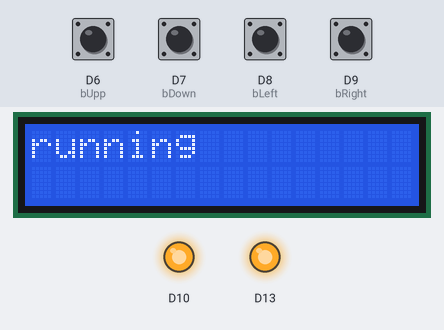
A sketch run on a simulated Arduino MKR. On the bench: 16×2 character LCD, output pins drawn as LEDs (lit = HIGH). The inputs (shaded band) are chosen by the test bench; at power-on: D6 (bUpp), D7 (bDown), D8 (bLeft), D9 (bRight) LOW. WiFi joins after 1.5 s; servers stay silent unless stated; uploads are accepted with an empty reply; what the sketch prints to the serial monitor is not drawn.

Above: at 2.7 s.
2.8 s: D6 (bUpp) pulled HIGH for 1 s
At 4.9 s:
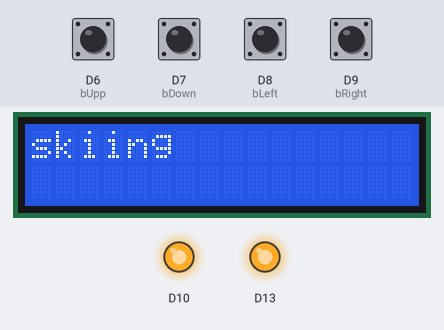
5.3 s: D9 (bRight) pulled HIGH for 1 s
At 6.8 s:
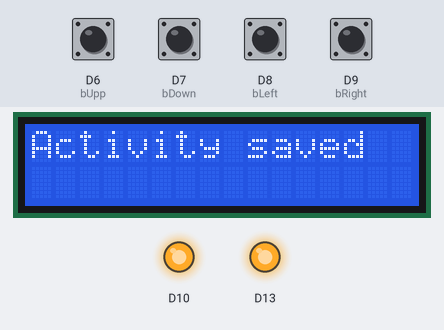
9.3 s: D6 (bUpp) pulled HIGH for 0.15 s
At 10.5 s:
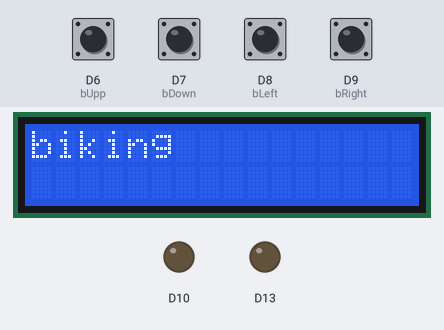
10.9 s: D9 (bRight) pulled HIGH for 0.15 s
At 11.5 s:
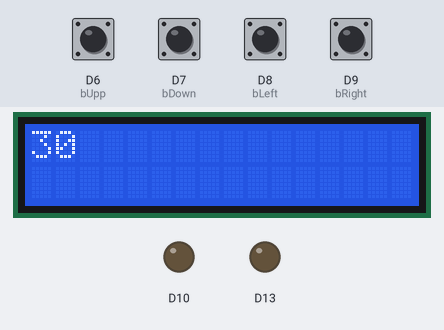
12.5 s: D7 (bDown) pulled HIGH for 0.15 s
At 13.7 s:
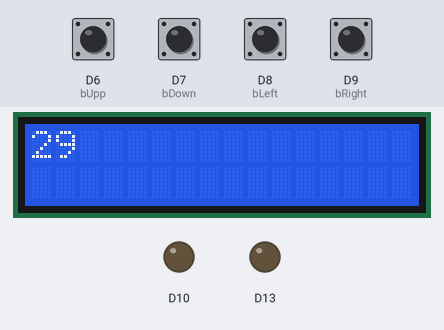
14.1 s: D7 (bDown) pulled HIGH for 1 s
At 16.1 s:
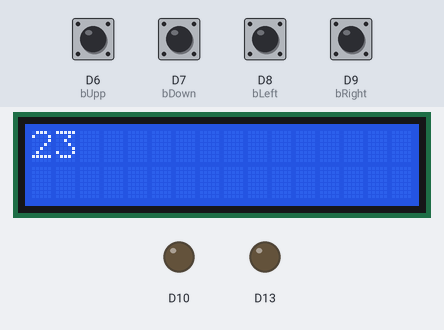
Timing chart, 0 to 17.6 s (numbered marks = the images above; inputs shaded):
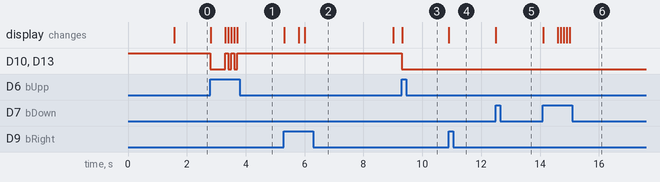

Measured:
- after the input at 2.8 s, D10, D13: HIGH → LOW at once, then repeats every 0.20 s: HIGH 0.10 s, LOW 0.10 s, until it stays HIGH from 3.7 s; the display: changes at once (image 1)
- after the input at 5.3 s, the display: first changes at once (image 2 shows a later state)
- after the input at 9.3 s, D10, D13: HIGH → LOW at once; the display: changes at once (image 3)
- after the input at 10.9 s, the display: changes at once (image 4)
- after the input at 12.5 s, the display: changes at once (image 5)
- after the input at 14.1 s, the display: first changes at once (image 6 shows a later state)

The sketch:

WorkoutLogger.ino
```cpp
#include "Wifi.h"
#include "Button.h"
#include <LiquidCrystal.h>
LiquidCrystal lcd(12, 11, 5, 4, 3, 2);
Wifi wifi(&lcd);
Button bUpp(6);
Button bDown(7);
Button bLeft(8);
Button bRight(9);
const int activityCount=5;
const int maxActivityValue=10000;
const String activities[activityCount] {"running", "skiing", "biking", "swimming", "weight"};
int activityValues[activityCount] = {40, 60, 30, 800};
int activityId = 0;
enum menuStates {CHOOSE_ACTIVITY, CHOOSE_VALUE};
int menuState=CHOOSE_ACTIVITY;
int decimals = 0;
bool sleep = true;

String getDecimalStr(int val, int dec){
  String ret;
  if(dec == 1){
    ret = String(val/10) + "." + val%10;
  }else
    ret = val;
  return ret;
}

void setup() {
  pinMode(10, OUTPUT);
  pinMode(13, OUTPUT);
  digitalWrite(10, sleep);
  digitalWrite(13, sleep);
  lcd.begin(16,2);
  wifi.connect();
  lcd.clear();
  lcd.setCursor(0,0);
  lcd.print(activities[activityId]);
}

void loop() {
  if(bUpp.pressed()){
    sleep = !sleep;
    digitalWrite(10, sleep);
    digitalWrite(13, sleep);
    if(menuState==CHOOSE_ACTIVITY){
      activityId++;
      if(activityId==activityCount)
        activityId=0;
      lcd.clear();
      lcd.setCursor(0,0);
      lcd.print(activities[activityId]);
    }else{
      activityValues[activityId]++;
      if(activityValues[activityId]==maxActivityValue)
        activityValues[activityId]=0;
      lcd.clear();
      lcd.setCursor(0,0);
      lcd.print(getDecimalStr(activityValues[activityId], decimals));
    }
  }
  if(bDown.pressed()){
    if(menuState==CHOOSE_ACTIVITY){
      activityId--;
      if(activityId==-1)
        activityId=activityCount-1;
      lcd.clear();
      lcd.setCursor(0,0);
      lcd.print(activities[activityId]);
    }else{
      activityValues[activityId]--;
      if(activityValues[activityId]==-1)
        activityValues[activityId]=0;
      lcd.clear();
      lcd.setCursor(0,0);
      lcd.print(getDecimalStr(activityValues[activityId], decimals));
    }
  }
  if(bRight.pressed()){
    if(menuState==CHOOSE_ACTIVITY){
      if(activities[activityId] == "weight")
        decimals = 1;
       else
        decimals = 0;
      menuState = CHOOSE_VALUE;
      lcd.clear();
      lcd.setCursor(0,0);
      lcd.print(getDecimalStr(activityValues[activityId], decimals));
    }else{
      wifi.post(activities[activityId], activityValues[activityId]);
      lcd.clear();
      lcd.setCursor(0,0);
      lcd.print("Activity saved");
      delay(3000);
      menuState=CHOOSE_ACTIVITY;
      lcd.clear();
      lcd.setCursor(0,0);
      lcd.print(activities[activityId]);
    }
  }
  if(bLeft.pressed()){
    if(menuState==CHOOSE_VALUE){
      menuState = CHOOSE_ACTIVITY;
      lcd.clear();
      lcd.setCursor(0,0);
      lcd.print(activities[activityId]);
    }
  }
}
```

Button.cpp
```cpp
#include <Arduino.h>
#include "Button.h"

bool Button::pressed(){
  bool state = digitalRead(inputId);
  if(locked){
    if(millis()-lastPressTime>filterTime)
      locked = false;
    else{
      lastState = state;
      return false;
    }
  }

  if(state!=lastState){
    locked = true;
    lastPressTime = millis();
    if(state)
      lastHoldTime = millis();
    lastState = state;
    return state;
  }
  lastState = state;
  if(state){
    if(holding && millis()-lastHoldTime>holdPressIntervall){
      lastHoldTime = millis();
      return true;
    }
    if(millis()-lastHoldTime>holdMinTime){
      holding = true;
      lastHoldTime = millis();
      return true;
    }
  }else{
    holding = false;
  }
  return false;
}

void Button::setInputId(int newId){
  inputId=newId;
  pinMode(inputId, INPUT);
}
```

Button.h
```cpp
#ifndef BUTTON_H
#define BUTTON_H

class Button{
  public:
    Button(){};
    Button(int newId){setInputId(newId);};
    bool pressed();
    void setInputId(int newId);
    int filterTime=100;
    int holdMinTime=500;
    int holdPressIntervall=100;
  private:
    int inputId;
    unsigned long int lastPressTime=0;
    unsigned long int lastHoldTime=0;
    bool lastState=false;
    bool locked=false;
    bool holding=false;
};

#endif
```

Wifi.cpp
```cpp
#include "Wifi.h"
#include <ArduinoHttpClient.h>
#include <WiFiNINA.h>

void Wifi::connect() {
  lcd->clear();
  lcd->setCursor(0,0);
  lcd->print("Connecting Wifi");
  Serial.begin(115200);
  while ( wifiStatus != WL_CONNECTED) {
    Serial.print("Attempting to connect to Network named: ");
    Serial.println(ssid);
    wifiStatus = WiFi.begin(ssid.c_str(), pass.c_str());
  }
  Serial.print("Connected to SSID: ");
  Serial.println(WiFi.SSID());
}

void Wifi::post(String activity, int value) {
  httpStatus = 200;
  do{
    if(httpStatus!=200)
      connect();
    lcd->clear();
    lcd->setCursor(0,0);
    lcd->print("Sending");
    Serial.print("making POST request");
    String contentType = "application/x-www-form-urlencoded";
    String postData = "arg1="+activity+"&arg2="+value;
    client.post("/Fitness/addFitness.php", contentType, postData);
    httpStatus = client.responseStatusCode();
    Serial.print("Status code: ");
    Serial.println(httpStatus);
    String response = client.responseBody();
    Serial.print("Response: ");
    Serial.println(response);
  }while(httpStatus!=200);
}
```

Wifi.h
```cpp
#ifndef WIFI_H
#define WIFI_H

#include <ArduinoHttpClient.h>
#include <WiFiNINA.h>
#include <LiquidCrystal.h>

class Wifi{
  public:
    Wifi(){};
    Wifi(LiquidCrystal* lcd){this->lcd=lcd;};
    void connect();
    void post(String activity, int value);
  private:
    const int port = 80;
    const String serverName = "rasmus.today";
    const String ssid = "OWNIT-5GHz_ECE9";
    const String pass = "S6D6W6HLHHEWGP";
    WiFiClient wifi;
    HttpClient client = HttpClient(wifi, serverName, port);
    int wifiStatus = WL_IDLE_STATUS;
    int httpStatus;
    LiquidCrystal* lcd;
};

#endif
```
